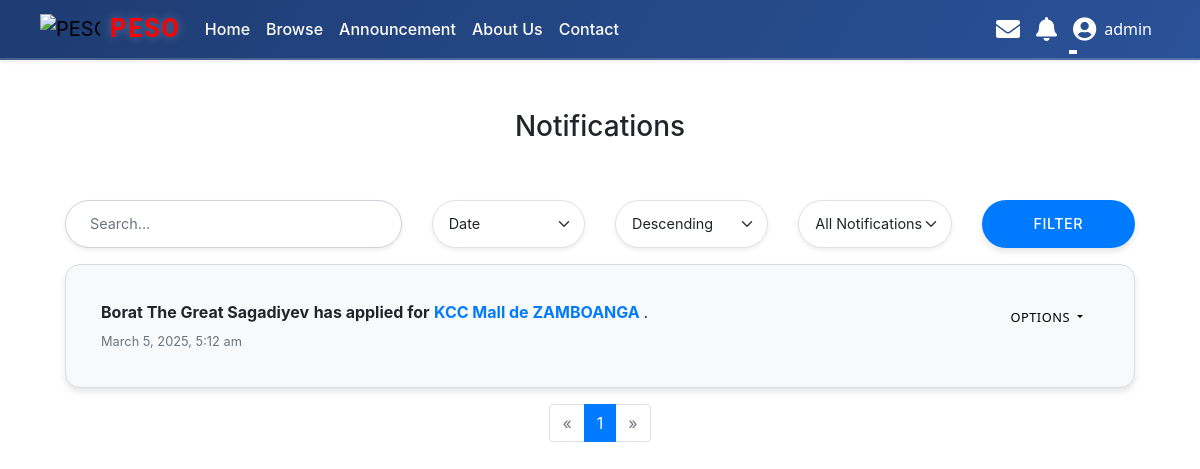
Page /pages/notification.php (signed in) on the earlier database version.
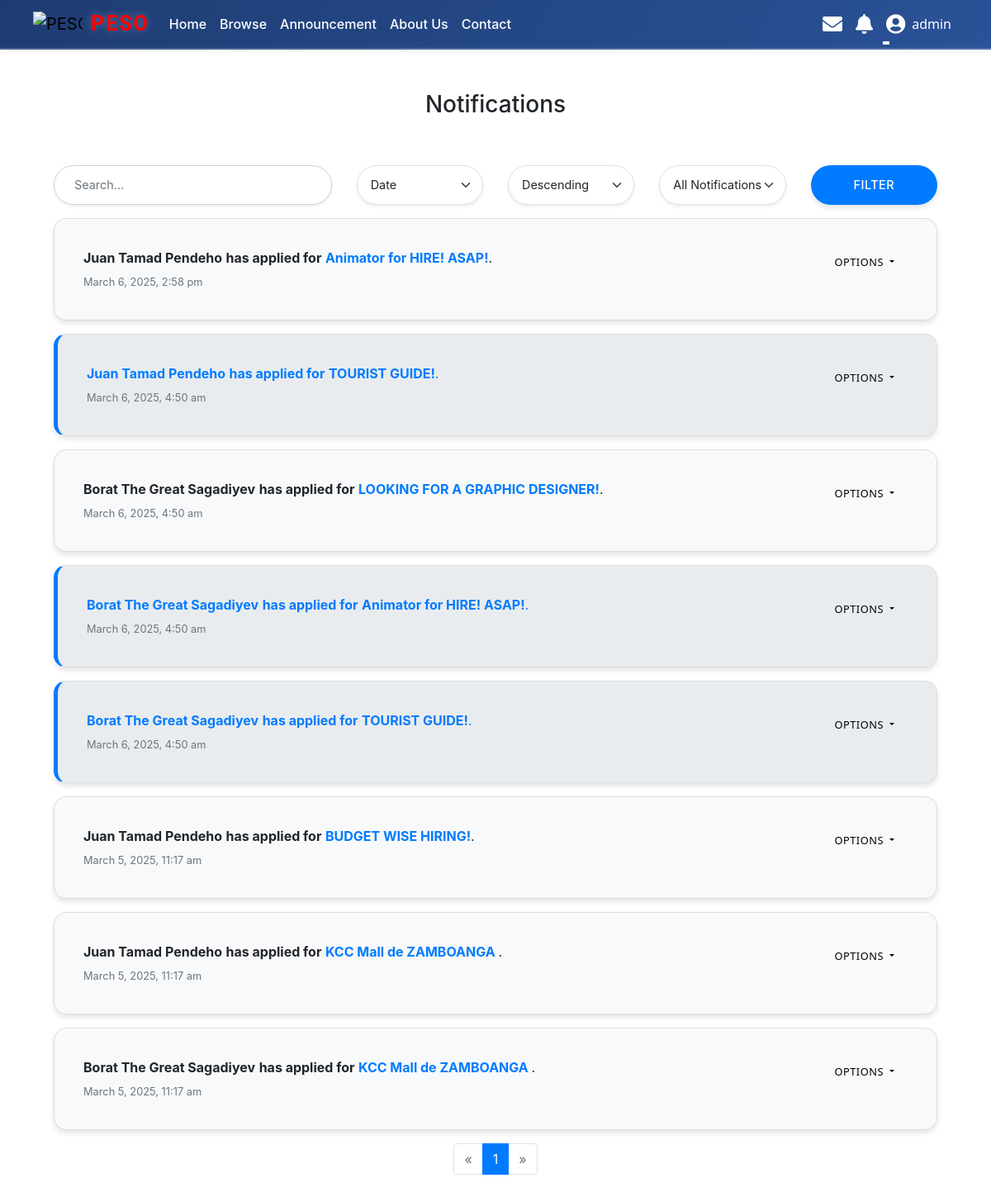
Same page on the later database version.
### tables this page shows
CREATE TABLE `notifications` (
  `id` int(11) NOT NULL,
  `recipient_id` int(11) NOT NULL,
  `sender_id` int(11) DEFAULT NULL,
  `job_id` int(11) DEFAULT NULL,
  `application_id` int(11) DEFAULT NULL,
  `message` text NOT NULL,
  `is_read` tinyint(1) DEFAULT 0,
  `created_at` timestamp NOT NULL DEFAULT current_timestamp(),
  `user_role` enum('admin','user','employer') NOT NULL
);

CREATE TABLE `jobs` (
  `id` int(11) NOT NULL,
  `title` varchar(255) NOT NULL,
  `description` text NOT NULL,
  `thumbnail` varchar(255) DEFAULT NULL,
  `photo` varchar(255) DEFAULT NULL,
  `created_at` timestamp NOT NULL DEFAULT current_timestamp(),
  `category_id` int(11) NOT NULL,
  `location` varchar(255) DEFAULT NULL,
  `specific_location` varchar(255) DEFAULT NULL,
  `responsibilities` text NOT NULL,
  `requirements` text NOT NULL,
  `preferred_qualifications` text DEFAULT NULL,
  `status` enum('pending','approved','rejected') DEFAULT 'pending',
  `employer_id` int(11) NOT NULL,
  `remarks` text DEFAULT NULL
);

### pages/notification.php (the view, shortened to what the changed rows need)
<?php
include '../includes/header.php';
$page = isset($_GET['page']) ? (int)$_GET['page'] : 1;
$notifications_per_page = 10;
$offset = ($page - 1) * $notifications_per_page;
$sort_by = isset($_GET['sort_by']) ? $_GET['sort_by'] : 'created_at';
$sort_order = isset($_GET['sort_order']) ? ($_GET['sort_order'] === 'asc' ? 'ASC' : 'DESC') : 'DESC';
$query_base = "
    SELECT n.*, CONCAT(u.first_name, ' ', IFNULL(u.middle_name, ''), ' ', u.last_name) AS applicant_name,
           j.title AS job_name, a.status AS application_status, j.employer_id
    FROM notifications n
    JOIN users u ON n.sender_id = u.id
    JOIN jobs j ON n.job_id = j.id
    LEFT JOIN applications a ON n.job_id = a.job_id AND a.user_id = n.recipient_id
    WHERE n.recipient_id = {$_SESSION['user_id']}
";
$search_filter = "";
$read_filter = "";
$query_order = " ORDER BY $sort_by $sort_order";
$query_limit = " LIMIT $offset, $notifications_per_page";
$query = $query_base . $search_filter . $read_filter . $query_order . $query_limit;
$result = $conn->query($query);
$notifications = $result->fetch_all(MYSQLI_ASSOC);
$total_query = "
    SELECT COUNT(*) AS total
    FROM notifications n
    JOIN users u ON n.sender_id = u.id
    JOIN jobs j ON n.job_id = j.id
    LEFT JOIN applications a ON n.job_id = a.job_id AND a.user_id = n.recipient_id
    WHERE n.recipient_id = {$_SESSION['user_id']}
" . $search_filter . $read_filter;
$total_result = $conn->query($total_query);
$total_notifications = $total_result->fetch_assoc()['total'];
$total_pages = ceil($total_notifications / $notifications_per_page);
?>
<!DOCTYPE html>
<html lang="en">
<head>
    <link href="https://stackpath.bootstrapcdn.com/bootstrap/4.3.1/css/bootstrap.min.css" rel="stylesheet">
    <link href="https://cdnjs.cloudflare.com/ajax/libs/font-awesome/5.15.4/css/all.min.css" rel="stylesheet">
    <link rel="stylesheet" href="/JOB/assets/notification.css">
</head>
<body>
<div class="container">
    <h3 class="text-center">Notifications</h3><br><br>
<?php if (empty($notifications)): ?>
    <div class="text-center py-4">
        <p class="text-muted">No new notifications.</p>
    </div>
<?php else: ?>
    <?php foreach ($notifications as $notif): ?>
        <div
            class="notification-item card mb-3 <?php echo $notif['is_read'] == 0 ? 'unread' : ''; ?>"
            data-id="<?php echo $notif['id']; ?>"
            style="border-radius: 15px; box-shadow: 0 4px 6px rgba(0, 0, 0, 0.1); transition: transform 0.2s ease-in-out;"
        >
            <div class="card-body d-flex justify-content-between align-items-start">
                <div class="flex-grow-1">
                <?php if ($_SESSION['role'] == 'user'): ?>
                    <p class="mb-1">
                        <strong>Your application for</strong>
                        <strong class="text-primary"><?php echo htmlspecialchars($notif['job_name']); ?></strong>
                        <strong>has been <?php echo $notif['application_status'] == 'accepted' ? '<span class="text-success">accepted</span>' : '<span class="text-danger">rejected</span>'; ?>.</strong>
                    </p>
                <?php elseif ($_SESSION['role'] == 'admin'): ?>
                    <p class="mb-1">
                        <strong><?php echo htmlspecialchars($notif['applicant_name']); ?></strong>
                        <strong>has applied for</strong>
                        <strong class="text-primary"><?php echo htmlspecialchars($notif['job_name']); ?></strong>.
                    </p>
                <?php endif; ?>
                <small class="text-muted"><?php echo date('F j, Y, g:i a', strtotime($notif['created_at'])); ?></small>
            </div>
                <div>
                <div class="dropdown">
    <button
        class="btn btn-sm btn-dark dropdown-toggle"
        type="button"
        id="dropdownMenuButton"
        data-bs-toggle="dropdown"
        aria-haspopup="true"
        aria-expanded="false"
        style="border-radius: 30px; padding: 0.5rem 1rem;"
    >
        Options
    </button>
</div>
</div>
            </div>
        </div>
    <?php endforeach; ?>
    <nav aria-label="Page navigation">
        <ul class="pagination justify-content-center">
            <?php for ($i = 1; $i <= $total_pages; $i++): ?>
                <li class="page-item <?php echo $i == $page ? 'active' : ''; ?>">
                    <a class="page-link" href="?page=<?php echo $i; ?>"><?php echo $i; ?></a>
                </li>
            <?php endfor; ?>
        </ul>
    </nav>
<?php endif; ?>
</div>
</body>
</html>

Differences in the rows shown:
removed notifications: applicant_name "Borat The Great Sagadiyev", job.title "KCC Mall de ZAMBOANGA", created_at "March 5, 2025, 5:12 am"
added notifications: applicant_name "Juan Tamad Pendeho", job.title "Animator for HIRE! ASAP!", created_at "March 6, 2025, 2:58 pm"
added notifications: applicant_name "Juan Tamad Pendeho", job.title "TOURIST GUIDE!", created_at "March 6, 2025, 4:50 am", is_read 0 (drawn)
added notifications: applicant_name "Borat The Great Sagadiyev", job.title "LOOKING FOR A GRAPHIC DESIGNER!", created_at "March 6, 2025, 4:50 am"
added notifications: applicant_name "Borat The Great Sagadiyev", job.title "Animator for HIRE! ASAP!", created_at "March 6, 2025, 4:50 am", is_read 0 (drawn)
added notifications: applicant_name "Borat The Great Sagadiyev", job.title "TOURIST GUIDE!", created_at "March 6, 2025, 4:50 am", is_read 0 (drawn)
added notifications: applicant_name "Juan Tamad Pendeho", job.title "BUDGET WISE HIRING!", created_at "March 5, 2025, 11:17 am"
added notifications: applicant_name "Juan Tamad Pendeho", job.title "KCC Mall de ZAMBOANGA", created_at "March 5, 2025, 11:17 am"
added notifications: applicant_name "Borat The Great Sagadiyev", job.title "KCC Mall de ZAMBOANGA", created_at "March 5, 2025, 11:17 am"
